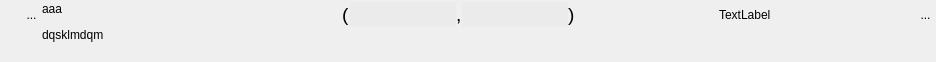
<?xml version="1.0" encoding="UTF-8"?>
<ui version="4.0">
 <class>WidgetTuple2</class>
 <widget class="QWidget" name="WidgetTuple2">
  <property name="geometry">
   <rect>
    <x>0</x>
    <y>0</y>
    <width>936</width>
    <height>62</height>
   </rect>
  </property>
  <property name="sizePolicy">
   <sizepolicy hsizetype="Preferred" vsizetype="Minimum">
    <horstretch>0</horstretch>
    <verstretch>0</verstretch>
   </sizepolicy>
  </property>
  <property name="minimumSize">
   <size>
    <width>0</width>
    <height>0</height>
   </size>
  </property>
  <property name="windowTitle">
   <string>Form</string>
  </property>
  <property name="styleSheet">
   <string notr="true"/>
  </property>
  <layout class="QHBoxLayout" name="horizontalLayout_4">
   <property name="spacing">
    <number>0</number>
   </property>
   <property name="leftMargin">
    <number>0</number>
   </property>
   <property name="topMargin">
    <number>2</number>
   </property>
   <property name="rightMargin">
    <number>0</number>
   </property>
   <property name="bottomMargin">
    <number>2</number>
   </property>
   <item>
    <layout class="QVBoxLayout" name="verticalLayout_2">
     <property name="spacing">
      <number>0</number>
     </property>
     <item>
      <layout class="QHBoxLayout" name="horizontalLayout_3">
       <property name="spacing">
        <number>0</number>
       </property>
       <property name="sizeConstraint">
        <enum>QLayout::SetFixedSize</enum>
       </property>
       <item>
        <spacer name="horizontalSpacer_3">
         <property name="orientation">
          <enum>Qt::Horizontal</enum>
         </property>
         <property name="sizeType">
          <enum>QSizePolicy::Fixed</enum>
         </property>
         <property name="sizeHint" stdset="0">
          <size>
           <width>21</width>
           <height>20</height>
          </size>
         </property>
        </spacer>
       </item>
       <item>
        <widget class="MonBoutonValide" name="RBValide">
         <property name="minimumSize">
          <size>
           <width>21</width>
           <height>25</height>
          </size>
         </property>
         <property name="maximumSize">
          <size>
           <width>21</width>
           <height>25</height>
          </size>
         </property>
         <property name="focusPolicy">
          <enum>Qt::ClickFocus</enum>
         </property>
         <property name="toolTip">
          <string>Affiche le rapport de validation du mot-clef</string>
         </property>
         <property name="styleSheet">
          <string notr="true">border : 0px</string>
         </property>
         <property name="text">
          <string>...</string>
         </property>
         <property name="icon">
          <iconset>
           <normaloff>../Editeur/icons/ast-green-ball.png</normaloff>../Editeur/icons/ast-green-ball.png</iconset>
         </property>
         <property name="iconSize">
          <size>
           <width>25</width>
           <height>25</height>
          </size>
         </property>
        </widget>
       </item>
      </layout>
     </item>
     <item>
      <spacer name="verticalSpacer_2">
       <property name="orientation">
        <enum>Qt::Vertical</enum>
       </property>
       <property name="sizeHint" stdset="0">
        <size>
         <width>20</width>
         <height>5</height>
        </size>
       </property>
      </spacer>
     </item>
    </layout>
   </item>
   <item>
    <widget class="MonLabelClic" name="label">
     <property name="sizePolicy">
      <sizepolicy hsizetype="Fixed" vsizetype="Preferred">
       <horstretch>0</horstretch>
       <verstretch>0</verstretch>
      </sizepolicy>
     </property>
     <property name="minimumSize">
      <size>
       <width>300</width>
       <height>25</height>
      </size>
     </property>
     <property name="maximumSize">
      <size>
       <width>178</width>
       <height>16777215</height>
      </size>
     </property>
     <property name="frameShape">
      <enum>QFrame::NoFrame</enum>
     </property>
     <property name="text">
      <string>&lt;html&gt;&lt;head/&gt;&lt;body&gt;&lt;p&gt;aaa&lt;/p&gt;&lt;p&gt;dqsklmdqm&lt;/p&gt;&lt;/body&gt;&lt;/html&gt;</string>
     </property>
     <property name="scaledContents">
      <bool>false</bool>
     </property>
     <property name="alignment">
      <set>Qt::AlignLeading|Qt::AlignLeft|Qt::AlignTop</set>
     </property>
    </widget>
   </item>
   <item>
    <layout class="QVBoxLayout" name="verticalLayout">
     <item>
      <layout class="QHBoxLayout" name="horizontalLayout">
       <item>
        <layout class="QHBoxLayout" name="horizontalLayout_2">
         <item>
          <widget class="QLabel" name="label_2">
           <property name="text">
            <string>&lt;html&gt;&lt;head/&gt;&lt;body&gt;&lt;p&gt;&lt;span style=&quot; font-size:14pt;&quot;&gt;(&lt;/span&gt;&lt;/p&gt;&lt;/body&gt;&lt;/html&gt;</string>
           </property>
          </widget>
         </item>
         <item>
          <widget class="QLineEdit" name="lineEditVal1">
           <property name="sizePolicy">
            <sizepolicy hsizetype="Preferred" vsizetype="Fixed">
             <horstretch>0</horstretch>
             <verstretch>0</verstretch>
            </sizepolicy>
           </property>
           <property name="minimumSize">
            <size>
             <width>0</width>
             <height>25</height>
            </size>
           </property>
           <property name="maximumSize">
            <size>
             <width>805</width>
             <height>16777215</height>
            </size>
           </property>
           <property name="styleSheet">
            <string notr="true">background:rgb(235,235,235);
border:0px;

</string>
           </property>
           <property name="readOnly">
            <bool>false</bool>
           </property>
          </widget>
         </item>
         <item>
          <widget class="QLabel" name="label_4">
           <property name="text">
            <string>&lt;html&gt;&lt;head/&gt;&lt;body&gt;&lt;p&gt;&lt;span style=&quot; font-size:14pt;&quot;&gt;,&lt;/span&gt;&lt;/p&gt;&lt;/body&gt;&lt;/html&gt;</string>
           </property>
          </widget>
         </item>
         <item>
          <widget class="QLineEdit" name="lineEditVal2">
           <property name="sizePolicy">
            <sizepolicy hsizetype="Preferred" vsizetype="Fixed">
             <horstretch>0</horstretch>
             <verstretch>0</verstretch>
            </sizepolicy>
           </property>
           <property name="minimumSize">
            <size>
             <width>0</width>
             <height>25</height>
            </size>
           </property>
           <property name="maximumSize">
            <size>
             <width>805</width>
             <height>16777215</height>
            </size>
           </property>
           <property name="focusPolicy">
            <enum>Qt::StrongFocus</enum>
           </property>
           <property name="styleSheet">
            <string notr="true">background:rgb(235,235,235);
border:0px;</string>
           </property>
          </widget>
         </item>
         <item>
          <widget class="QLabel" name="label_3">
           <property name="text">
            <string>&lt;html&gt;&lt;head/&gt;&lt;body&gt;&lt;p&gt;&lt;span style=&quot; font-size:14pt;&quot;&gt;)&lt;/span&gt;&lt;/p&gt;&lt;/body&gt;&lt;/html&gt;</string>
           </property>
          </widget>
         </item>
        </layout>
       </item>
       <item>
        <spacer name="horizontalSpacer_2">
         <property name="orientation">
          <enum>Qt::Horizontal</enum>
         </property>
         <property name="sizeType">
          <enum>QSizePolicy::Expanding</enum>
         </property>
         <property name="sizeHint" stdset="0">
          <size>
           <width>5</width>
           <height>20</height>
          </size>
         </property>
        </spacer>
       </item>
       <item>
        <widget class="QLabel" name="lineEditUnite">
         <property name="text">
          <string>TextLabel</string>
         </property>
        </widget>
       </item>
       <item>
        <spacer name="horizontalSpacer">
         <property name="orientation">
          <enum>Qt::Horizontal</enum>
         </property>
         <property name="sizeHint" stdset="0">
          <size>
           <width>80</width>
           <height>20</height>
          </size>
         </property>
        </spacer>
       </item>
       <item>
        <widget class="QToolButton" name="RBPoubelle">
         <property name="minimumSize">
          <size>
           <width>21</width>
           <height>25</height>
          </size>
         </property>
         <property name="maximumSize">
          <size>
           <width>21</width>
           <height>25</height>
          </size>
         </property>
         <property name="focusPolicy">
          <enum>Qt::ClickFocus</enum>
         </property>
         <property name="toolTip">
          <string>Détruit le mot-clef</string>
         </property>
         <property name="styleSheet">
          <string notr="true">border : 0px</string>
         </property>
         <property name="text">
          <string>...</string>
         </property>
         <property name="icon">
          <iconset>
           <normaloff>../Editeur/icons/deleteRond.png</normaloff>../Editeur/icons/deleteRond.png</iconset>
         </property>
         <property name="iconSize">
          <size>
           <width>25</width>
           <height>25</height>
          </size>
         </property>
        </widget>
       </item>
      </layout>
     </item>
     <item>
      <spacer name="verticalSpacer">
       <property name="orientation">
        <enum>Qt::Vertical</enum>
       </property>
       <property name="sizeHint" stdset="0">
        <size>
         <width>20</width>
         <height>13</height>
        </size>
       </property>
      </spacer>
     </item>
    </layout>
   </item>
  </layout>
 </widget>
 <customwidgets>
  <customwidget>
   <class>MonBoutonValide</class>
   <extends>QToolButton</extends>
   <header>monBoutonValide.h</header>
  </customwidget>
  <customwidget>
   <class>MonLabelClic</class>
   <extends>QLabel</extends>
   <header>monLabelClic.h</header>
  </customwidget>
 </customwidgets>
 <tabstops>
  <tabstop>lineEditVal1</tabstop>
  <tabstop>lineEditVal2</tabstop>
 </tabstops>
 <resources/>
 <connections/>
</ui>
